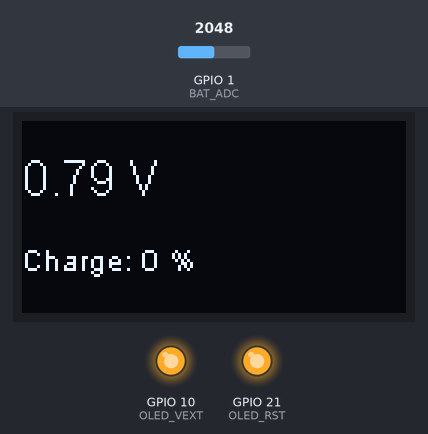
Bench run of a sketch on a simulated ESP32. Parts: 128×64 one-colour display, output pins drawn as LEDs (lit = HIGH). The inputs (shaded band) are chosen by the test bench; at power-on: GPIO 1 (BAT_ADC) = 2048 (analog values on the 0–4095 scale).

Above: at 2.4 s.
2.5 s: GPIO 1 (BAT_ADC) set to 2866
At 4.2 s:
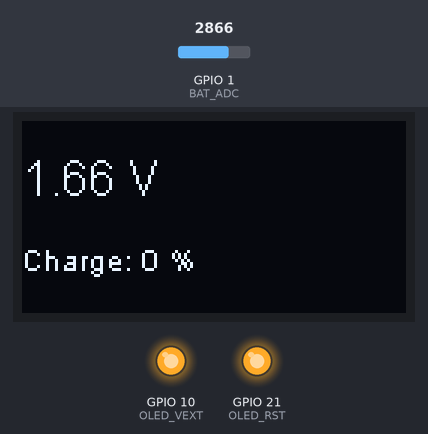
5.5 s: GPIO 1 (BAT_ADC) set to 3603
At 6.7 s:
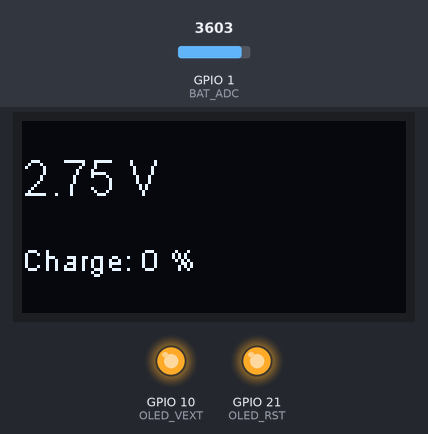
8.4 s: GPIO 1 (BAT_ADC) set to 4095
At 9.5 s:
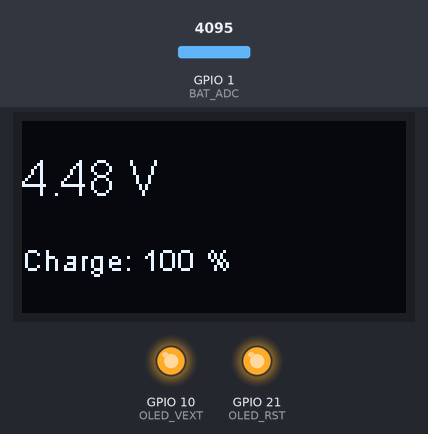
Timing chart, 0 to 11.4 s (numbered marks = the images above; inputs shaded):
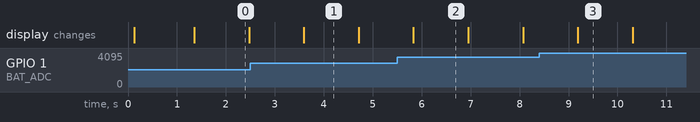

Measured:
- what the display in image 0 shows lasts 1.1 s, from 1.4 s to 2.5 s

The sketch:

Heltek.ino
```cpp
/*
 * Heltec V3.1 - Стабильное измерение VBAT
 * Использует официальную схему платы (делитель 390k/100k)
 * Коэффициент делителя: 4.9
 * ADC1_CH0 (GPIO1)
 * Отображение на дисплей OLED
 */

#include <Wire.h>
#include "SH1106Wire.h"

// === Пины OLED ===
#define SDA_PIN   17
#define SCL_PIN   18
#define OLED_VEXT 10
#define OLED_RST  21
#define DISPLAY_ADDR 0x3C

SH1106Wire display(DISPLAY_ADDR, SDA_PIN, SCL_PIN);

// === Батарея ===
#define BAT_ADC 1                // GPIO1
#define BATTERY_DIVIDER 4.9f     // официальная схема: (390+100)/100 = 4.9
#define BATTERY_MIN_VOLTAGE 3.0
#define BATTERY_MAX_VOLTAGE 4.2

float batteryVoltage = 0.0;

// === Чтение с усреднением и EMA фильтром ===
float readBattery() {
    const int samples = 50;
    float sum = 0;
    for(int i=0; i<samples; i++) {
        sum += analogRead(BAT_ADC);
        delay(2);
    }
    float adcVal = sum / samples;
    float rawVoltage = (adcVal / 4095.0f) * 3.3f * BATTERY_DIVIDER;

    // Экспоненциальное сглаживание
    batteryVoltage = 0.05 * rawVoltage + 0.95 * batteryVoltage;
    return batteryVoltage;
}

// === Конвертация в % заряда ===
int batteryPercent(float voltage){
    int percent = (voltage - BATTERY_MIN_VOLTAGE) * 100.0 / (BATTERY_MAX_VOLTAGE - BATTERY_MIN_VOLTAGE);
    if(percent > 100) percent = 100;
    if(percent < 0) percent = 0;
    return percent;
}

// === Инициализация дисплея ===
void setupDisplay() {
    pinMode(OLED_VEXT, OUTPUT);
    digitalWrite(OLED_VEXT, HIGH);
    pinMode(OLED_RST, OUTPUT);
    digitalWrite(OLED_RST, LOW);
    delay(50);
    digitalWrite(OLED_RST, HIGH);
    delay(50);

    Wire.begin(SDA_PIN, SCL_PIN);
    display.init();
    display.flipScreenVertically();
    display.clear();
    display.setFont(ArialMT_Plain_10);
    display.drawString(0,0,"VBAT Monitor");
    display.display();
    delay(1000);
}

void setup() {
    analogReadResolution(12);        // 12 бит
    analogSetAttenuation(ADC_11db);  // диапазон до ~3.9V
    setupDisplay();

    batteryVoltage = readBattery();  // начальная инициализация
}

void loop() {
    float voltage = readBattery();
    int percent = batteryPercent(voltage);

    display.clear();
    display.setFont(ArialMT_Plain_16);
    display.drawString(0,10, String(voltage,2) + " V");

    display.setFont(ArialMT_Plain_10);
    display.drawString(0,40, "Charge: " + String(percent) + " %");

    display.display();
    delay(1000);
}
```
